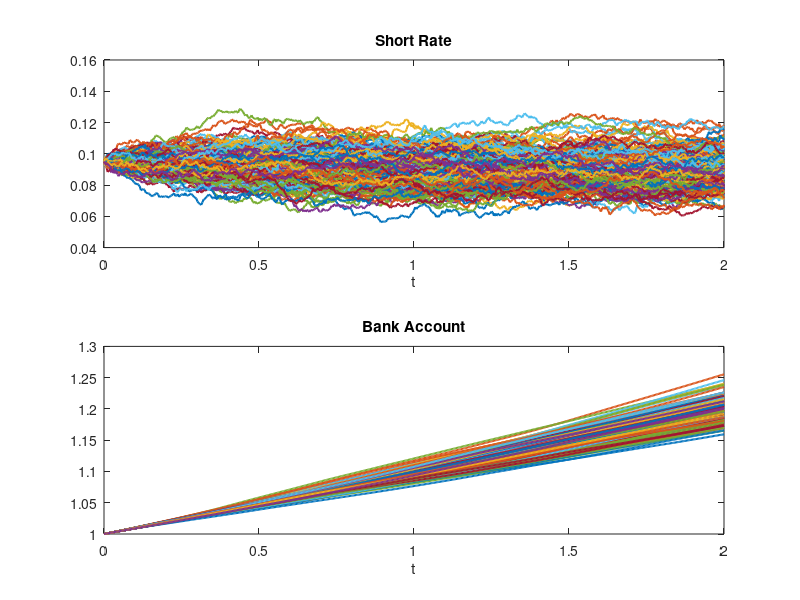

The MATLAB script that drew this image:
%=========================================================================%
%============== Interest Rate and Credit Risk Models =====================% 
%============================== Problem Set 5 ============================%
%================================ Exercise 2 =============================%
%======== BRODARD Lionel, MARCHAL Antoine, TISSOT-DAGUETTE Valentin ======%
%======================= OUYANG Tonglin, GIRO Tomas ======================%
%=========================================================================%

close all; clear; clc; format long; warning('off')

% Fix the random seed
rng(1)

%% 0. Setup 

beta = -0.86; b = 0.09 * abs(beta); sigma = 0.0148; r_0 = 0.095;

T = 2; N_T = T * 252; D_t = T / N_T; N_sim = 1e4;

grid = linspace(0,T,N_T+1);

%% I. Monte Carlo Exact Scheme

% Store the terms exp(beta*t_i) in a vector 
Y = exp(beta * grid');

% Mean vector of (r_t_1,...,r_t_N_T)
Mu = r_0 * Y + b/beta * (Y-1);

% Covariance matrix of (r_t_1,...,r_t_N_T)
Sigma = sigma^2*(Y*Y' - (tril(Y*(1./Y)') + tril(Y*(1./Y)',-1)'))/(2*beta);

% Exactly simulated sample paths for the short rate 
r =  mvnrnd(Mu,Sigma,N_sim)';

%% II. Evolution of the Bank Account and obtained price

Bank_Account = [ones(1,N_sim);exp(cumsum(r(1:end-1,:))/252)];

Terminal_Value = mean(Bank_Account(end,:));

MC_Price = 1 / Terminal_Value;

fprintf('\nMonte Carlo Price of the ZCB Bond: %2.5f\n',MC_Price)

%% III. Plots

figure 

subplot(2,1,1); plot(grid,r(:,1:200),'Linewidth',1.5); 
xlabel('t');    title('Short Rate')

subplot(2,1,2); plot(grid,Bank_Account(:,1:200),'Linewidth',1.5);
xlabel('t');    title('Bank Account')

%% Comparison with the closed form solution and exact moments

y = Y(end); B = (y - 1)/beta;

A = sigma^2*(4*y-y^2-2*log(y)-3)/(4*beta^2) + b*(y-1-log(y))/(beta^2);

fprintf('\nExact Price of the ZCB Bond: %2.5f\n',exp(-(A + B * r_0)))

% Mean
fprintf('\n====================================================\n')
fprintf('\nMonte Carlo mean of r at time T: %2.5f\n',mean(r(end,:)))

mean_exact = r_0 * exp(beta * T) + b/beta * (exp(beta*T)-1);

fprintf('\nExact mean of r at time T: %2.5f\n',mean_exact)

% Variance
fprintf('\n====================================================\n')
fprintf('\nMonte Carlo variance of r at time T: %e\n',var(r(end,:)))

var_exact = sigma^2/(2*beta) * (exp(2*beta*T)-1);

fprintf('\nExact variance of r at time T: %e\n',var_exact)
